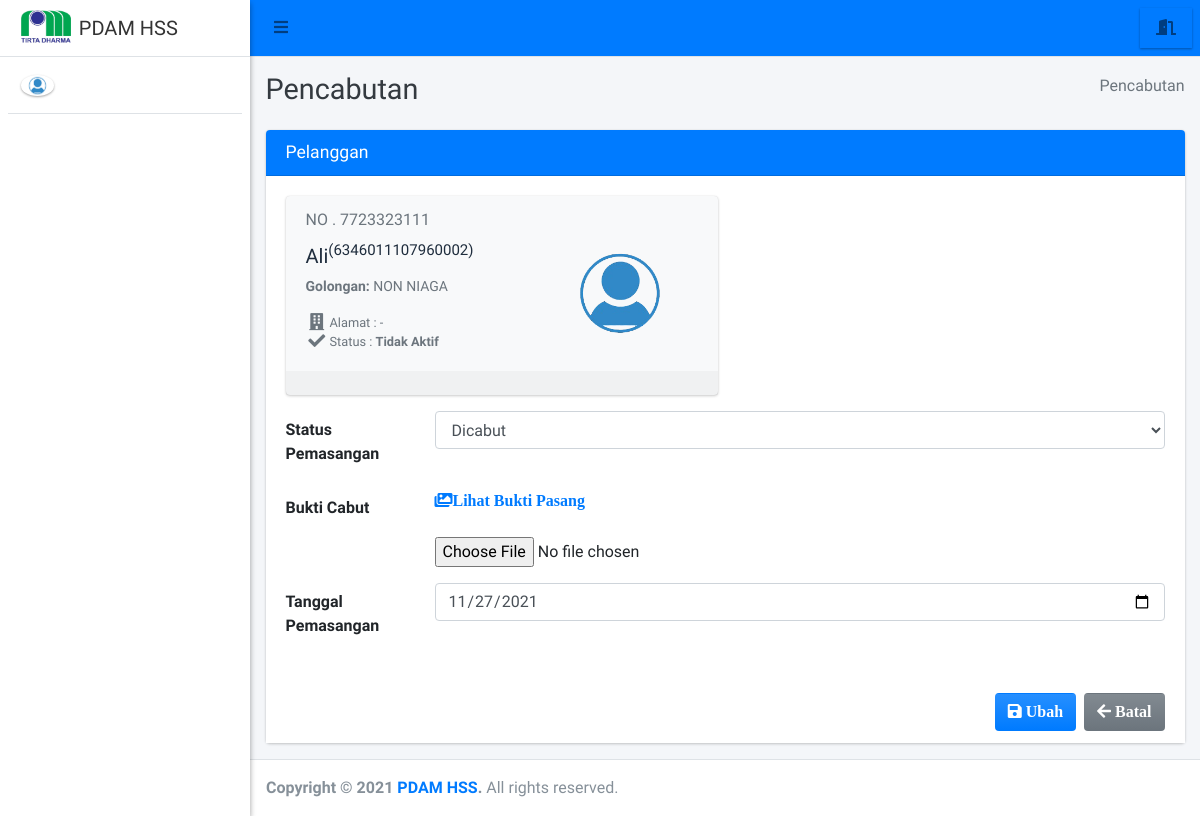
Screenshot of /admin/pencabutan/pencabutan?id=9 with the database file from the repository.
### tables this page shows
CREATE TABLE `pelanggan` (
  `id_pelanggan` int(11) NOT NULL,
  `no_pelanggan` varchar(150) NOT NULL,
  `nik` varchar(150) NOT NULL,
  `nama_pelanggan` varchar(150) NOT NULL,
  `kecamatan` varchar(40) NOT NULL,
  `lokasi_rumah` varchar(255) NOT NULL,
  `id_golongan` int(11) NOT NULL,
  `link_gmap` text NOT NULL,
  `status` varchar(75) NOT NULL,
  `status_pasang` varchar(150) DEFAULT NULL,
  `bukti_pasang` varchar(255) DEFAULT NULL,
  `tgl_pemasangan` varchar(100) DEFAULT NULL,
  `status_cabut` varchar(100) DEFAULT NULL,
  `bukti_cabut` varchar(255) DEFAULT NULL,
  `tgl_pencabutan` varchar(100) DEFAULT NULL
);

CREATE TABLE `golongan` (
  `id_golongan` int(11) NOT NULL,
  `nama_golongan` varchar(150) NOT NULL
);

### config/config.php (called while the page is built, shortened)
<?php
	function base_url($url = null){
		$base_url = "http://localhost/pdam-hss";
		if ($url != null) {
			return $base_url."/".$url;
		}else{
			return $base_url;
		}
	}
 ?>

### admin/pencabutan/pencabutan.php (the view, shortened to what this page needs)
<?php
require '../../config/config.php';
require '../../config/koneksi.php';
$id   = $_GET['id'];
$data = $koneksi->query("SELECT * FROM pelanggan WHERE id_pelanggan = '$id'");
$row  = $data->fetch_array();
?>
<!DOCTYPE html>
<html>
<?php
include '../../templates/head.php';
?>
<body class="hold-transition sidebar-mini layout-fixed">
    <div class="wrapper">
        <?php
        include '../../templates/navbar.php';
        ?>
        <?php
        include '../../templates/sidebar.php';
        ?>
        <div class="content-wrapper">
            <div class="content-header">
                <div class="container-fluid">
                    <div class="row mb-2">
                        <div class="col-sm-6">
                            <h1 class="m-0 text-dark">Pencabutan</h1>
                        </div>
                        <div class="col-sm-6">
                            <ol class="breadcrumb float-sm-right">
                                <li class="breadcrumb-item active">Pencabutan</li>
                            </ol>
                        </div>
                    </div>
                </div>
            </div>
            <section class="content">
                <div class="container-fluid">
                    <form class="form-horizontal" method="POST" action="" enctype="multipart/form-data">
                        <div class="row">
                            <div class="col-md-12">
                                <div class="card card-primary">
                                    <div class="card-header">
                                        <h3 class="card-title">Pelanggan</h3>
                                    </div>
                                    <div class="card-body" style="background-color: white;">
                                    <div class="row d-flex align-items-stretch">
                                        <div class="col-12 col-sm-6 col-md-6 d-flex align-items-stretch">
                                            <div class="card bg-light">
                                                <div class="card-header text-muted border-bottom-0">
                                                NO . <?= $row['no_pelanggan'] ?>
                                                </div>
                                                <div class="card-body pt-0">
                                                <div class="row">
                                                    <div class="col-7">
                                                    <h2 class="lead"><b><?= $row['nama_pelanggan'] ?><sup>(<?= $row['nik']?>)</sup></b></h2>
                                                    <p class="text-muted text-sm"><b>Golongan: </b>
                                                    <?php $data1 = $koneksi->query("SELECT * FROM pelanggan AS p
                                                    LEFT JOIN golongan AS g ON p.id_golongan = g.id_golongan
                                                     WHERE '$row[id_pelanggan]'")->fetch_array(); ?>
                                                    <?= $data1['nama_golongan'] ?>
                                                    </p>
                                                    <ul class="ml-4 mb-0 fa-ul text-muted">
                                                        <li class="small"><span class="fa-li"><i class="fas fa-lg fa-building"></i></span> Alamat : <?= $row['lokasi_rumah'] ?></li>
                                                        <li class="small"><span class="fa-li"><i class="fas fa-lg fa-check"></i></span> Status : <b><?= $row['status'] ?></b></li>
                                                    </ul>
                                                    </div>
                                                    <div class="col-5 text-center">
                                                    <img src="<?= base_url() ?>/assets/dist/img/avatar1.png" alt="user-avatar" class="img-circle img-fluid">
                                                    </div>
                                                </div>
                                                </div>
                                                <div class="card-footer">
                                                </div>
                                            </div>
                                        </div>
                                    </div>
                                    <div class="form-group row">
                                            <label for="" class="col-sm-2 col-form-label">Status Pemasangan</label>
                                            <div class="col-sm-10">
                                            <select class="form-control select2" data-placeholder="Pilih" id="status_cabut" name="status_cabut" required="">
                                                    <option value="Dicabut" <?php if ($row['status_cabut'] == "Dicabut") {
                                                                            echo "selected";
                                                                            } ?>>Dicabut</option>
                                            </select>
                                            </div>
                                        </div>
                                    <div class="form-group row">
                                            <label for="foto" class="col-sm-2 col-form-label">Bukti Cabut</label>
                                            <div class="col-sm-10">
                                            <a href="<?= base_url() ?>/filependukung/<?= $row['bukti_cabut'] ?>" data-toggle="lightbox" data-title="Foto Bukti"><i class="fa fa-images">Lihat Bukti Pasang</i></a><br><br>
                                                <input type="file" name="bukti_cabut">
                                            </div>
                                        </div>
                                        <div class="form-group row">
                                            <label for="" class="col-sm-2 col-form-label">Tanggal Pemasangan</label>
                                            <div class="col-sm-10">
                                                <input type="date" class="form-control" name="tgl_pencabutan" value="<?= $row['tgl_pencabutan'] ?>">
                                            </div>
                                        </div>
                                    </div>
                                    <div class="card-footer" style="background-color: white;">
                                        <a href="<?= base_url('admin/pencabutan/') ?>" class="btn bg-gradient-secondary float-right"><i class="fa fa-arrow-left"> Batal</i></a>
                                        <button type="submit" name="submit" class="btn bg-gradient-primary float-right mr-2"><i class="fa fa-save"> Ubah</i></button>
                                    </div>
                                </div>
                            </div>
                        </div>
                    </form>
                </div>
            </section>
        </div>
        <?php include_once "../../templates/footer.php"; ?>
    </div>
</body>
</html>

### rows the page displays
pelanggan: no_pelanggan "7723323111", nama_pelanggan "Ali", nik "6346011107960002", lokasi_rumah "-", status "Tidak Aktif", status_cabut "Dicabut", tgl_pencabutan "11/27/2021"
golongan: nama_golongan "NON NIAGA"
